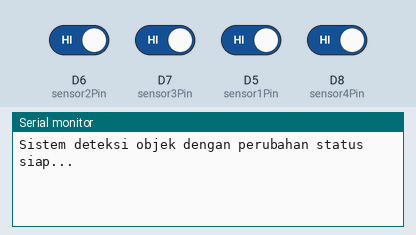
Recording of a sketch running on a simulated ESP8266 (NodeMCU). Shown: the last lines printed to the serial monitor. Inputs (shaded band) come from the test bench; at power-on: D5 (sensor1Pin), D6 (sensor2Pin), D7 (sensor3Pin), D8 (sensor4Pin) HIGH.

Above: at 1.2 s.
1.3 s: D6 (sensor2Pin) driven LOW
At 2.5 s:
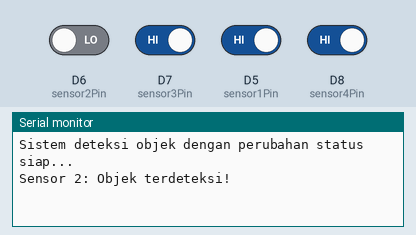
2.8 s: D6 (sensor2Pin) driven HIGH
At 3.8 s:
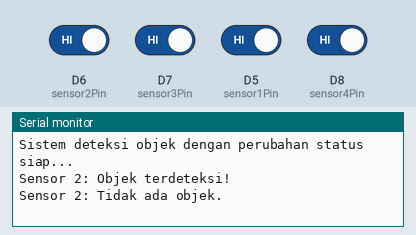
4.3 s: D7 (sensor3Pin) driven LOW
At 5.0 s:
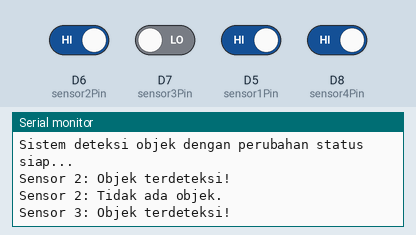
5.8 s: D5 (sensor1Pin) driven LOW
At 6.2 s:
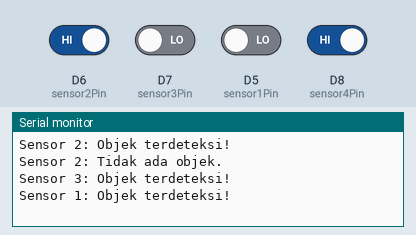
7.3 s: D8 (sensor4Pin) driven LOW
At 8.5 s:
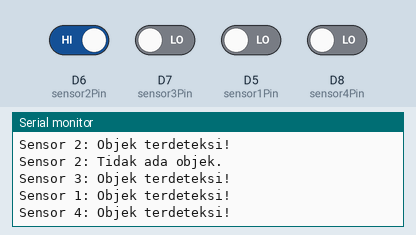
8.8 s: D7 (sensor3Pin) driven HIGH
At 9.8 s:
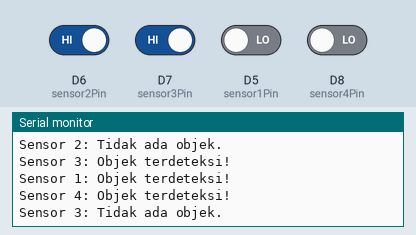
Timing chart, 0 to 11.3 s (numbered marks = the images above; inputs shaded):
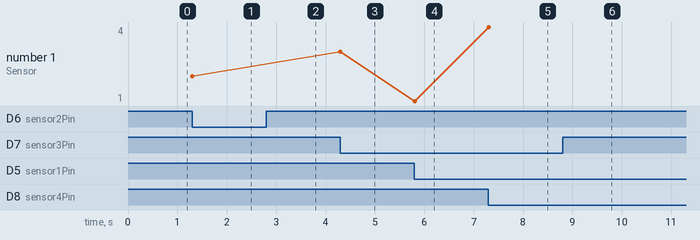

The sketch:

slot_parkir.ino
```cpp
// Pin untuk 4 sensor infrared
const int sensor1Pin = D5; // Sensor 1
const int sensor2Pin = D6; // Sensor 2
const int sensor3Pin = D7; // Sensor 3
const int sensor4Pin = D8; // Sensor 4

// Variabel untuk menyimpan status sebelumnya
int prevSensor1Value = HIGH;
int prevSensor2Value = HIGH;
int prevSensor3Value = HIGH;
int prevSensor4Value = HIGH;

void setup() {
  // Inisialisasi Serial Monitor
  Serial.begin(115200);

  // Konfigurasi pin sensor sebagai input
  pinMode(sensor1Pin, INPUT);
  pinMode(sensor2Pin, INPUT);
  pinMode(sensor3Pin, INPUT);
  pinMode(sensor4Pin, INPUT);

  Serial.println("Sistem deteksi objek dengan perubahan status siap...");
}

void loop() {
  // Membaca status dari masing-masing sensor
  int sensor1Value = digitalRead(sensor1Pin);
  int sensor2Value = digitalRead(sensor2Pin);
  int sensor3Value = digitalRead(sensor3Pin);
  int sensor4Value = digitalRead(sensor4Pin);

  // Mengecek perubahan status untuk Sensor 1
  if (sensor1Value != prevSensor1Value) {
    Serial.print("Sensor 1: ");
    Serial.println(sensor1Value == LOW ? "Objek terdeteksi!" : "Tidak ada objek.");
    prevSensor1Value = sensor1Value; // Perbarui status sebelumnya
  }

  // Mengecek perubahan status untuk Sensor 2
  if (sensor2Value != prevSensor2Value) {
    Serial.print("Sensor 2: ");
    Serial.println(sensor2Value == LOW ? "Objek terdeteksi!" : "Tidak ada objek.");
    prevSensor2Value = sensor2Value; // Perbarui status sebelumnya
  }

  // Mengecek perubahan status untuk Sensor 3
  if (sensor3Value != prevSensor3Value) {
    Serial.print("Sensor 3: ");
    Serial.println(sensor3Value == LOW ? "Objek terdeteksi!" : "Tidak ada objek.");
    prevSensor3Value = sensor3Value; // Perbarui status sebelumnya
  }

  // Mengecek perubahan status untuk Sensor 4
  if (sensor4Value != prevSensor4Value) {
    Serial.print("Sensor 4: ");
    Serial.println(sensor4Value == LOW ? "Objek terdeteksi!" : "Tidak ada objek.");
    prevSensor4Value = sensor4Value; // Perbarui status sebelumnya
  }

  delay(100); // Delay untuk menghindari pembacaan terlalu cepat
}
```

Measured:
- after the input at 1.3 s, the serial monitor: prints a new line at once (image 1)
- after the input at 2.8 s, the serial monitor: prints a new line at once (image 2)
- after the input at 4.3 s, the serial monitor: prints a new line at once (image 3)
- after the input at 5.8 s, the serial monitor: prints a new line at once (image 4)
- after the input at 7.3 s, the serial monitor: prints a new line at once (image 5)
- after the input at 8.8 s, the serial monitor: prints a new line at once (image 6)
- plotted number 1: 2 → 3 after the input at 4.3 s, 3 → 1 after the input at 5.8 s, 1 → 4 after the input at 7.3 s
